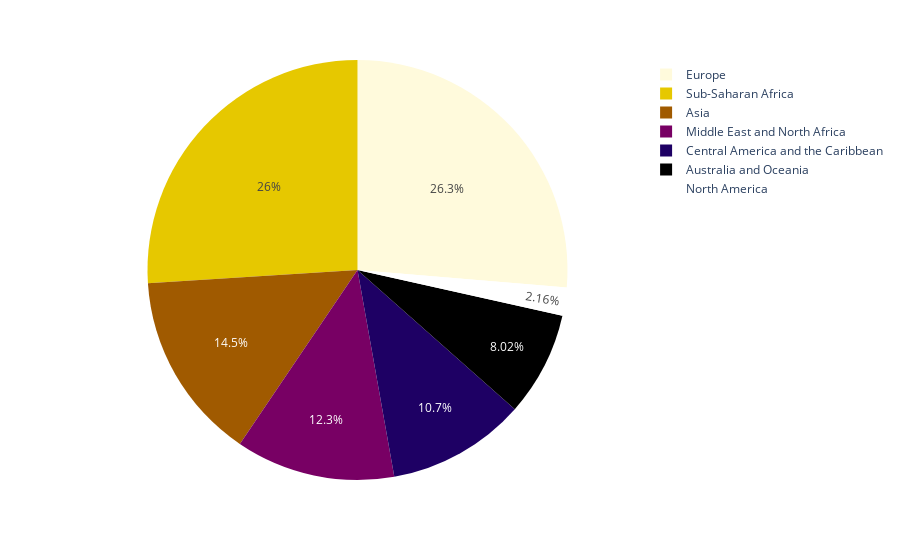

Notebook source saved alongside this figure:
### Code cell
Region = df["Region"].value_counts().reset_index() 
Region.columns = ["Region","Value Counts"] 
px.pie(Region,names="Region",values="Value Counts",color_discrete_sequence=px.colors.sequential.Electric_r)

### Figure 1 — Plotly figure (JSON) as saved in the notebook; plotly's stock layout.template omitted (floating-point values rounded to 4 significant figures)
{"data": [{"domain": {"x": [0, 1], "y": [0, 1]}, "hovertemplate": "Region=%{label}<br>Value Counts=%{value}<extra></extra>", "labels": ["Europe", "Sub-Saharan Africa", "Asia", "Middle East and North Africa", "Central America and the Caribbean", "Australia and Oceania", "North America"], "legendgroup": "", "name": "", "showlegend": true, "type": "pie", "values": [17260, 17043, 9522, 8041, 6992, 5259, 1418]}], "layout": {"legend": {"tracegroupgap": 0}, "margin": {"t": 60}, "piecolorway": ["rgb(255,250,220)", "rgb(230,200,0)", "rgb(160,90,0)", "rgb(120,0,100)", "rgb(30,0,100)", "rgb(0,0,0)"]}}
